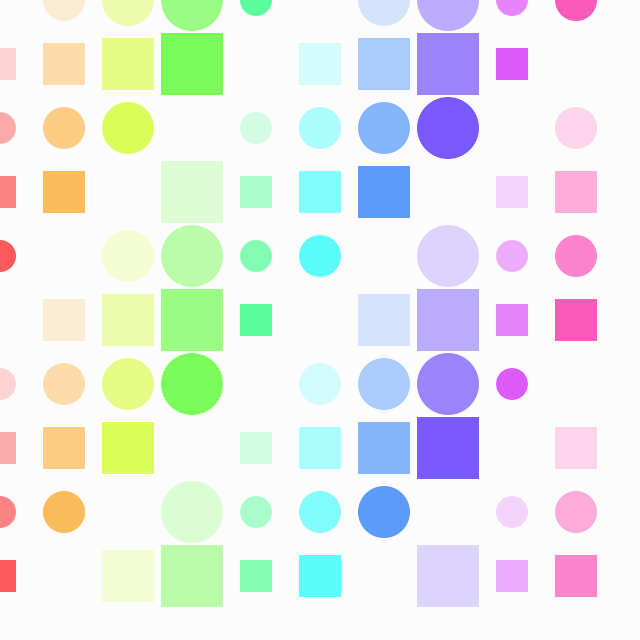
Frame 1 (no input)
Frame 60 (the mouse pressed at the canvas centre just before this capture): identical to frame 1, image omitted
Frame 120 (the mouse held since frame 60 and released just before this capture): identical to frame 1, image omitted

The Processing sketch that drew this single still picture (run headless with seeded random() and noise(); from frame 60 on, the mouse is pressed at the canvas centre):

// Processing sketch: sketch_042
// ── sketch_042.pde
void setup() {
    size(640, 640);
    colorMode(HSB, 100);
    background(99);
    noStroke();
    rectMode(CENTER);
    
    for(int y = 0; y < 10; y++){
        println("y = " + y);
        for(int x = 0; x <10; x++){
            //println("x = " + x);
            fill(x*10, 80, 99, (x + y) % 5 * 20) ;

            //println("x + y = " + (x + y) + " / (x + y) % 5 =  " + (x + y) % 5);
            //println("y % 2 = " + y % 2);
            //println("x % 4 = " + x % 4);
            
            if(y % 2 == 0){
                println(x);
                ellipse(width/10 *  x, height/10 * y, width/20 + x % 4 *10, height/20 + x % 4 *10);
            } else {
                rect(width/10 * x, height/10 * y,  width/20 + x % 4 *10,  height/20 + x % 4 *10);
            }
        }
    }
}

void draw() {
}

void keyTyped() {
    if (key == 's' || key == 'S') {
        save("screen.png");
    }
}
